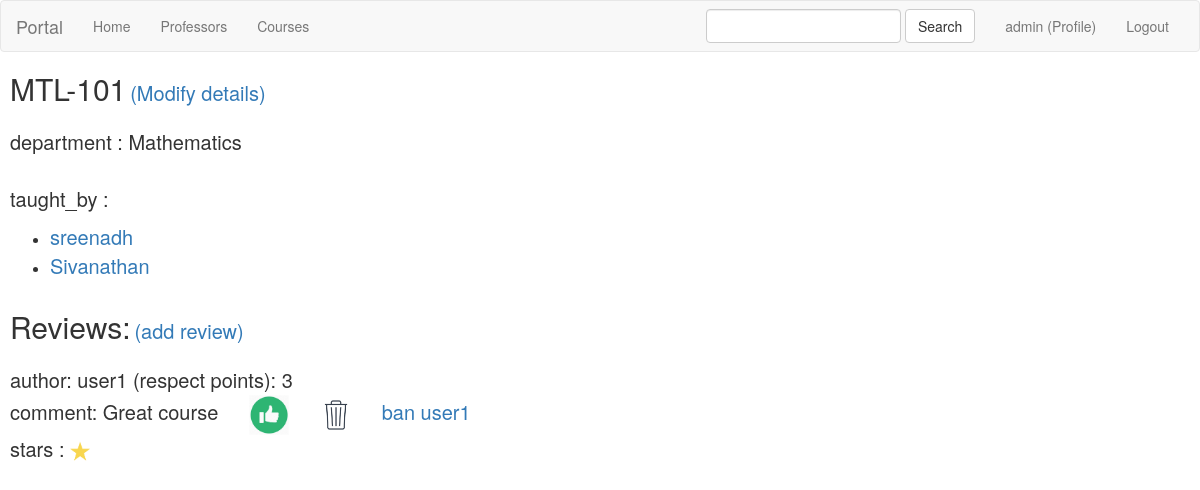
Page /courses/1/ (signed in) on the committed database.
### courses/models.py (models this page shows, shortened)
class Course(models.Model):
    name = models.CharField(max_length=100)
    department = models.CharField(max_length=100)
    profs_teaching = models.ManyToManyField(Professor,related_name='all_courses_taught')

class Course_Rating(Rating):
    datetime = models.DateTimeField(default=datetime.now)
    comment = models.CharField(max_length=1000)
    stars = models.IntegerField(default=1,validators=[MaxValueValidator(5), MinValueValidator(1)])
    course = models.ForeignKey(Course, on_delete=models.CASCADE)
    user = models.ForeignKey(User,default=None,on_delete=models.CASCADE)
    postAnonymously = models.BooleanField(default=False)
    liked_by = models.ManyToManyField(User, related_name='all_liked_courserating')
    reported = models.BooleanField(default=False)
    last_reported_time = models.DateTimeField(default=now,blank=True)

### professors/models.py (models this page shows, shortened)
class Professor(models.Model):
    name = models.CharField(max_length=100)
    age = models.IntegerField()
    department = models.CharField(max_length=100)

### users/models.py (models this page shows, shortened)
class UserProfile(models.Model):
    respect_points = models.IntegerField(default=0)
    user = models.OneToOneField(User, on_delete=models.CASCADE)
    is_banned = models.BooleanField(default=False)
    ban_days=models.IntegerField(default=0)
    banned_on=models.DateTimeField(default=now,blank=True)
    indefinite_ban=models.BooleanField(default=False)

### courses/views.py (the view)
# urls.py: url(r'^(?P<pk>[0-9]+)/$', views.DetailView.as_view(), name='detail'),
class DetailView(generic.DetailView):
    model = Course
    template_name = 'courses/details.html'
    context_object_name = 'course'

### courses/templates/courses/details.html (shortened to what this page needs)
{% extends 'root/base.html' %}
{% block body %}
{% load static %}
<h2 style="display:inline">{{ course.name}}</h2>
{% if request.user.is_superuser %}
<a href="{% url 'courses:update_course' course.id %}"><p style="display:inline">(Modify details)</p></a>
{% endif %}
<br><br>
<p>
    department : {{course.department}}<br><br>
    taught_by :</p>
<ul>
{% for prof in course.profs_teaching.all %}
<li>
    <a style="font-size:20px" href="{% url 'professors:detail' prof.id %}">{{prof.name}}</a>
</li>
{% endfor %}
</ul>
<br>
<h2 style="display:inline">Reviews:</h2>
{% if request.user.is_active %}
<a href="{% url 'courses:add_rating' course.id %}"><p style="display:inline">(add review)</p></a>
{% endif %}
<br><br>
{% for rating in course.course_rating_set.all %}
<div id="{{rating.id}}">
    <p> author:
        {% if not rating.postAnonymously or user.is_superuser %}
            {{ rating.user.username }}
            (respect points): {{rating.user.userprofile.respect_points}}
        {% endif %}
        <br>
        comment: {{ rating.comment }}
        {% if not user.is_anonymous %}
        {% if not user in rating.liked_by.all %}
            <a href="{% url 'courses:upvote' rating.id %}" >
                <img height="40px" width="40px" src="{% static 'upvote.jpg' %}" alt="upvote">
            </a>
        {% else %}
            <a href="{% url 'courses:downvote' rating.id %}" >
                <img height="40px" width="40px" src="{% static 'upvoted.jpg' %}" alt="liked">
            </a>
        {% endif %}
        {% endif %}
        {% if request.user.is_superuser %}
            <a href="{% url 'courses:delete_rating' rating.id %}">
                <img  height="30px" width="30px">
            </a>&emsp;
            {% if not rating.user.userprofile.is_banned %}
                <a href="{% url 'users:ban_user' rating.user.id %}">
                    ban {{rating.user}}
                </a>
            {% else %}
                user banned
            {% endif %}
        {% else %}
            <a onclick="alert('reporting to admin')" href="{% url 'courses:report_rating' rating.id %}">
                report
            </a>
        {% endif %}<br>
        stars :
        {% for _ in ''|center:rating.stars %}
            <img id ="star" height="20px" width="20px">
        {% endfor %}<br>
        <br>
    </p>
</div>
{% endfor %}
{% endblock %}

### root/templates/root/base.html (shortened to what this page needs)
<!DOCTYPE html>
<html lang="en">
<head>
    <link rel="stylesheet" href="https://maxcdn.bootstrapcdn.com/bootstrap/3.4.1/css/bootstrap.min.css">
</head>
<body >
    <nav class="navbar navbar-default">
        <div class="container-fluid">
            <div class="navbar-header">
                <a class="navbar-brand" href="#" >Portal</a>
            </div>
            <div class="collapse navbar-collapse">
                <ul class="nav navbar-nav">
                    <li class = "">
                        <a href="/">Home</a>
                    </li>
                    <li class = "">
                        <a href="{% url 'professors:index' %}">Professors</a>
                    </li>
                    <li class = "">
                        <a href="{% url 'courses:index' %}">Courses</a>
                    </li>
                </ul>
                <ul class="nav navbar-nav navbar-right">
                    <li class = "">
                        {% if not request.user.is_anonymous %}
                            <a href="{% url 'users:show_profile' %}">{{request.user.username}} (Profile)</a>
                        {% else %}
                            <a href="#">Not logged in</a>
                        {% endif %}
                    </li>
                    <li class = "">
                        {% if not request.user.is_anonymous %}
                            <a href="{% url 'users:logout' %}">Logout</a>
                        {% else %}
                            <a href="{% url 'users:login' %}">Login/Sign Up</a>
                        {% endif %}</li>
                </ul>
                <form class="navbar-form navbar-right" role="search" method="get" action="{% url 'root:search' %}">
                    <div class="form-group">
                        <input type="text" class="form-control" name="query" value="">
                    </div>
                    <button type="submit" class="btn btn-default">Search</button>
                </form>
            </div>
        </div>
    </nav>
    <div style="margin-left: 10px">
        {% block body %}
        {% endblock %}
    </div>
</body>
</html>

### root/templates/root/base.html (style rules this page uses)
p { font-size:20px; }
h2 { font-size:30px; }

### rows in the picture
Course: name "MTL-101", department "Mathematics"
Professor: name "sreenadh"
Professor: name "Sivanathan"
Course_Rating: user.username "user1", user.userprofile.respect_points "3", comment "Great course", user "user1", stars 1 (drawn)

### other values in the picture
{{ request.user.username }} "admin"
